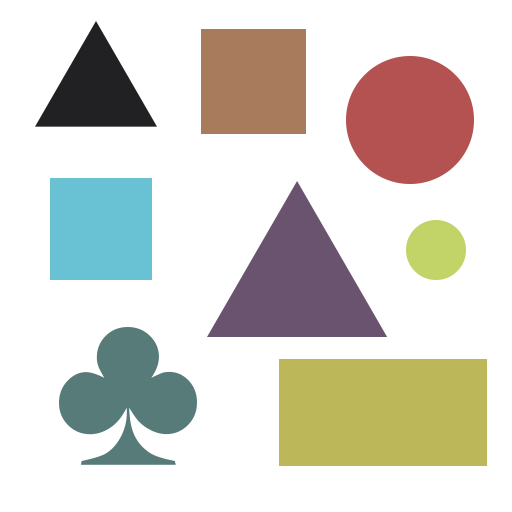
//> input picture resources/images/shapes.png, 512 x 512 px
$ ./oldThings   (built with g++ and OpenCV 4)
//> lines starting //> are read from the running program, lines starting //| are printed output that depends on the picture; after the words box and inside, x2 and y2 are one past the last pixel; in counts of white or black regions, pixels touching at a corner belong together
#include <opencv2/opencv.hpp>
#include <iostream>

// [160 lines of commented-out code are left out]
void getContours(cv::Mat imageDilated, cv::Mat image)
{
    double area, perimeter;
    float aspectRatio;
    int numCorners;
    std::string objectType;

    std::vector<std::vector<cv::Point>> contours;
    std::vector<cv::Vec4i> hierarchy;

    cv::findContours(imageDilated, contours, hierarchy, cv::RETR_EXTERNAL, cv::CHAIN_APPROX_SIMPLE);
    // cv::drawContours(image, contours, -1, cv::Scalar(255, 0, 255), 2);

    std::vector<std::vector<cv::Point>> contourPoly(contours.size());
    std::vector<cv::Rect> boundRectangle(contours.size());

    for (int i = 0; i < contours.size(); i++)
    {
        area = cv::contourArea(contours[i]);
        std::cout << area << std::endl;

        if (area > 1000)
        {
            perimeter = cv::arcLength(contours[i], true);

            cv::approxPolyDP(contours[i], contourPoly[i], 0.02 * perimeter, true);
            // cv::drawContours(image, contourPoly, i, cv::Scalar(255, 0, 255), 2);

            boundRectangle[i] = cv::boundingRect(contourPoly[i]);
            cv::rectangle(image, boundRectangle[i], cv::Scalar(255, 255, 0), 2);
            aspectRatio = (float) boundRectangle[i].width / (float) boundRectangle[i].height;

            numCorners = (int) contourPoly[i].size();
            if (numCorners == 3) {
                objectType = "Triangle";
            } else if (numCorners == 4) {
                // defaults to rectangle, changes to square if the
                // aspect ratio is square like
                objectType = "Rectangle";
                if (aspectRatio > 0.95 && aspectRatio < 1.05 )
                    objectType = "Square";
            } else if (numCorners > 4 && numCorners < 9) {
                objectType = "Circle";
            } else if (numCorners > 9) {
                objectType = "Club";
            } else {
                objectType = "Undefined";
            }

            cv::putText(image, objectType, {boundRectangle[i].x, boundRectangle[i].y - 5}, cv::FONT_HERSHEY_DUPLEX, 0.75, cv::Scalar(0, 69, 255), 2);

        }

    }


}

int main(int, char**)
{
    std::string imagePath = "resources/images/shapes.png";
    cv::Mat imageIn = cv::imread(imagePath);
//> imageIn is the input picture: 512 rows x 512 cols, CV_8UC3; mean B, G, R 203.3, 211.8, 214.8
    cv::Mat imageBlurred, imageGrayscale, imageCanny, imageDilated, imageEroded;


    cv::cvtColor(imageIn, imageGrayscale, cv::COLOR_BGR2GRAY);
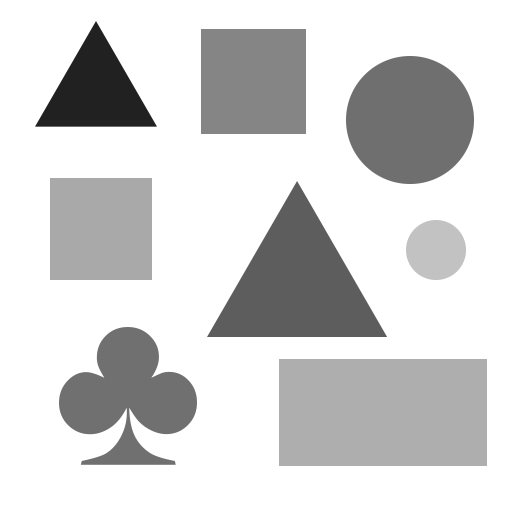
//> imageGrayscale: 512 rows x 512 cols, CV_8UC1; min 33, max 255, mean 211.7
    cv::GaussianBlur(imageGrayscale, imageBlurred, cv::Size(3,3), 3, 0);
    cv::Canny(imageBlurred, imageCanny, 50, 150);
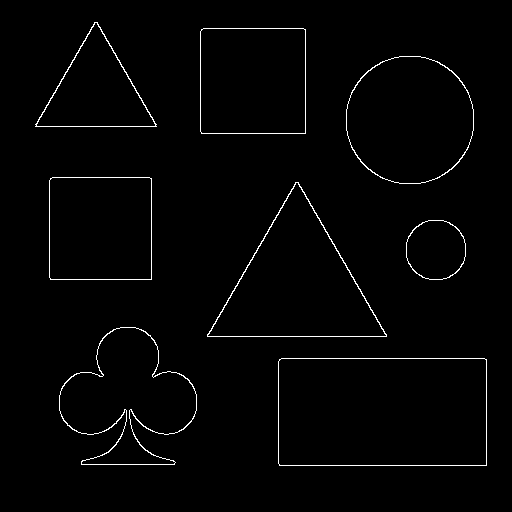
//> imageCanny: 512 rows x 512 cols, CV_8UC1; 1.5% white in thin lines or dots, all inside (x1, y1, x2, y2) = (35, 22, 487, 466)

    // creates kernel for dilation, increase size for more dilation
    cv::Mat kernel = cv::getStructuringElement(cv::MORPH_RECT, cv::Size(2,2));
    cv::dilate(imageCanny, imageDilated, kernel);
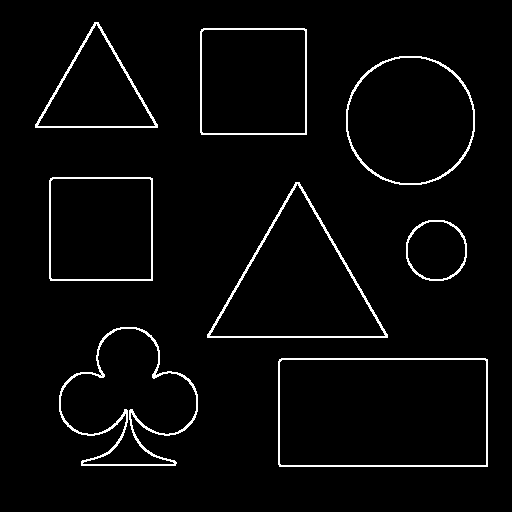
//> imageDilated: 512 rows x 512 cols, CV_8UC1; 3.1% white in thin lines or dots, all inside (x1, y1, x2, y2) = (35, 22, 488, 467)

    getContours(imageDilated, imageIn);
//> in getContours, `cv::findContours(imageDilated, contours, hierarchy, cv::RETR_EXTERNAL,..`: contours = 8 contours; box (x1, y1, x2, y2) and area: (278, 358, 488, 467) 22565, (207, 182, 388, 338) 14385, (346, 56, 475, 185) 13152, (59, 327, 198, 466) 11402, (200, 28, 307, 135) 11229, (49, 177, 153, 281) 10602, (35, 22, 158, 128) 6711, (406, 220, 467, 281) 2956
//> in getContours, `std::vector<std::vector<cv::Point>> contourPoly(contours.size());`: contourPoly = 8 empty contours
//> the loop in getContours, `for (int i = 0; i < contours.size(); i++)` made 8 passes
//> (area, perimeter, aspectRatio, numCorners) on passes 1 to 8: (22565, 631.7, 1.94, 4), (11401.5, 728.9, 1, 12), (2956, 202.5, 1, 8), (14385, 566.9, 1.16, 3), (10602, 409.7, 1, 4), (13152, 427.6, 1, 8), (11229, 421.7, 1, 4), (6711, 384.9, 1.16, 3)
//| 22565
//| 11401.5
//| 2956
//| 14385
//| 10602
//| 13152
//| 11229
//| 6711
//> pass 1, in getContours, `cv::putText(image, objectType, {boundRectangle[i].x, boundRectangle[i]..`:
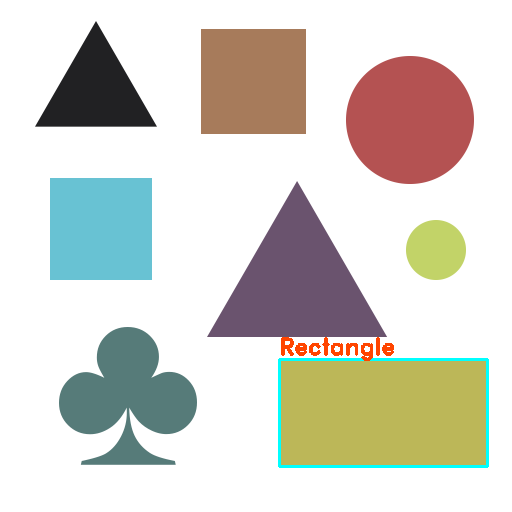
//> image: 512 rows x 512 cols, CV_8UC3; 1.11% of pixels changed, all inside (x1, y1, x2, y2) = (278, 337, 489, 468)
//> pass 2, in getContours, `cv::putText(image, objectType, {boundRectangle[i].x, boundRectangle[i]..`:
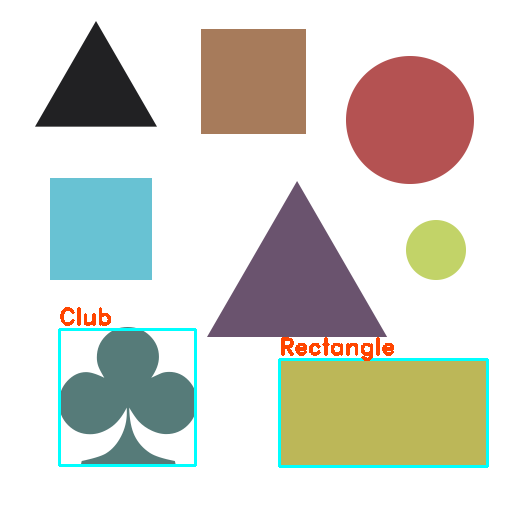
//> image: 512 rows x 512 cols, CV_8UC3; 0.79% of pixels changed, all inside (x1, y1, x2, y2) = (58, 307, 197, 467)
//> pass 3, in getContours, `cv::putText(image, objectType, {boundRectangle[i].x, boundRectangle[i]..`:
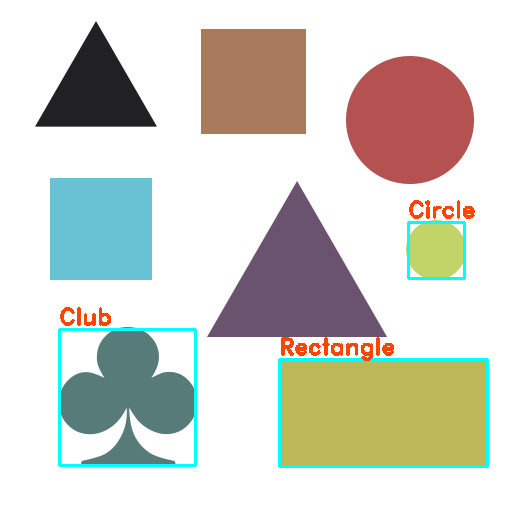
//> image: 512 rows x 512 cols, CV_8UC3; 0.46% of pixels changed, all inside (x1, y1, x2, y2) = (407, 200, 475, 280)
//> after the loop in getContours, `for (int i = 0; i < contours.size(); i++)`:
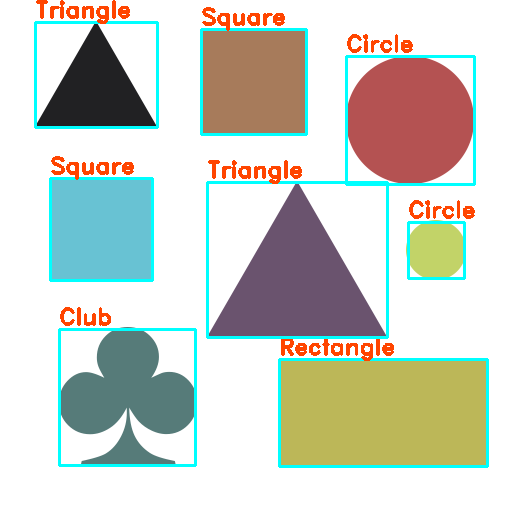
//> image: 512 rows x 512 cols, CV_8UC3; 4.14% of pixels changed, all inside (x1, y1, x2, y2) = (34, 0, 476, 339)

    cv::imshow("Source", imageIn);
    // [4 lines of commented-out code are left out]

    cv::waitKey(0);
    return 0;
}
